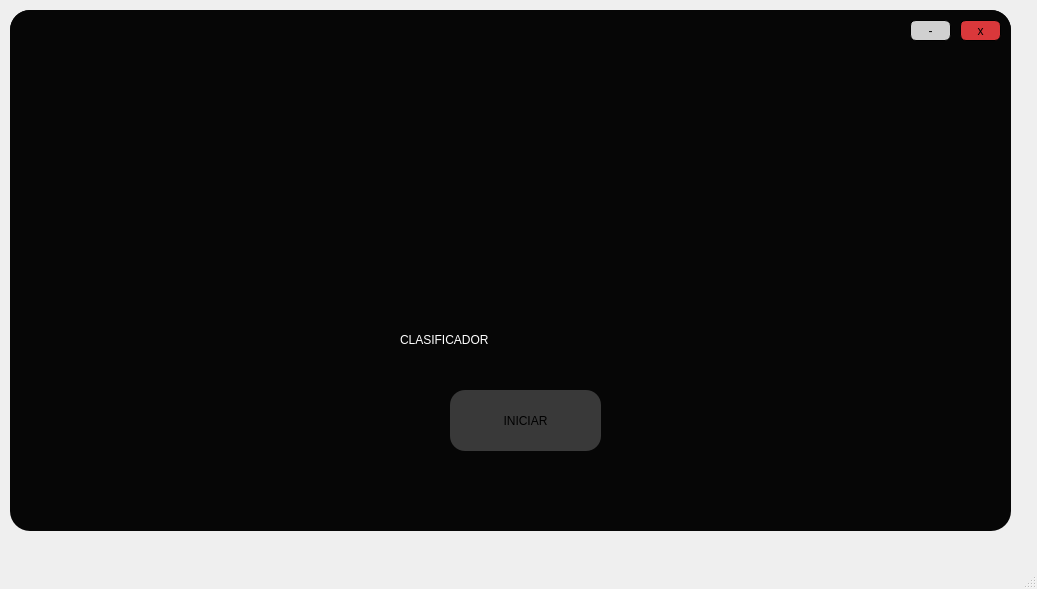
<?xml version="1.0" encoding="UTF-8"?>
<ui version="4.0">
 <class>MainWindow</class>
 <widget class="QMainWindow" name="MainWindow">
  <property name="geometry">
   <rect>
    <x>0</x>
    <y>0</y>
    <width>1037</width>
    <height>589</height>
   </rect>
  </property>
  <property name="windowTitle">
   <string>MainWindow</string>
  </property>
  <widget class="QWidget" name="centralwidget">
   <widget class="QWidget" name="widget" native="true">
    <property name="geometry">
     <rect>
      <x>10</x>
      <y>10</y>
      <width>1001</width>
      <height>521</height>
     </rect>
    </property>
    <property name="cursor">
     <cursorShape>ArrowCursor</cursorShape>
    </property>
    <property name="styleSheet">
     <string notr="true">QWidget#widget{
background-color: rgb(16, 16, 16);
	background-color: rgb(6, 6, 6);
border-radius:20px;
}</string>
    </property>
    <widget class="QFrame" name="frame">
     <property name="geometry">
      <rect>
       <x>0</x>
       <y>0</y>
       <width>1001</width>
       <height>51</height>
      </rect>
     </property>
     <property name="styleSheet">
      <string notr="true">QFrame#frame{
	background-color: rgb(6, 6, 6);
border-top-left-radius:20px;
border-top-right-radius:20px;

}</string>
     </property>
     <property name="frameShape">
      <enum>QFrame::StyledPanel</enum>
     </property>
     <property name="frameShadow">
      <enum>QFrame::Raised</enum>
     </property>
     <widget class="QPushButton" name="min">
      <property name="geometry">
       <rect>
        <x>900</x>
        <y>10</y>
        <width>41</width>
        <height>21</height>
       </rect>
      </property>
      <property name="cursor">
       <cursorShape>PointingHandCursor</cursorShape>
      </property>
      <property name="styleSheet">
       <string notr="true">QPushButton#min{
	background-color: rgb(208, 208, 208);
font: 16pt &quot;MS Shell Dlg 2&quot;;
border-radius:6px;
border: 1px solid black;


}</string>
      </property>
      <property name="text">
       <string>-</string>
      </property>
     </widget>
     <widget class="QPushButton" name="cerrar">
      <property name="geometry">
       <rect>
        <x>950</x>
        <y>10</y>
        <width>41</width>
        <height>21</height>
       </rect>
      </property>
      <property name="cursor">
       <cursorShape>PointingHandCursor</cursorShape>
      </property>
      <property name="styleSheet">
       <string notr="true">QPushButton#cerrar{
background-color: rgb(218, 56, 59);
border-radius:6px;
border: 1px solid black;
font: 11pt &quot;MS Shell Dlg 2&quot;;

}</string>
      </property>
      <property name="text">
       <string>x</string>
      </property>
     </widget>
    </widget>
    <widget class="QPushButton" name="BEnviarFoto">
     <property name="geometry">
      <rect>
       <x>440</x>
       <y>380</y>
       <width>151</width>
       <height>61</height>
      </rect>
     </property>
     <property name="cursor">
      <cursorShape>PointingHandCursor</cursorShape>
     </property>
     <property name="styleSheet">
      <string notr="true">QPushButton#BEnviarFoto{
background-color: rgb(52, 107, 98);
background-color: rgb(57, 57, 57);
font: 87 10pt &quot;Arial Black&quot;;
border-radius:15px;
font: 8pt &quot;Gill Sans Ultra Bold&quot;;
color:black;
}</string>
     </property>
     <property name="text">
      <string>INICIAR</string>
     </property>
    </widget>
    <widget class="QLabel" name="label_2">
     <property name="geometry">
      <rect>
       <x>390</x>
       <y>320</y>
       <width>311</width>
       <height>20</height>
      </rect>
     </property>
     <property name="styleSheet">
      <string notr="true">font: 14pt &quot;Lucida Console&quot;;
color:white;
font: 90 20pt &quot;Rockwell Extra Bold&quot;;</string>
     </property>
     <property name="text">
      <string>CLASIFICADOR</string>
     </property>
    </widget>
    <widget class="QLabel" name="label_3">
     <property name="geometry">
      <rect>
       <x>393</x>
       <y>110</y>
       <width>231</width>
       <height>241</height>
      </rect>
     </property>
     <property name="styleSheet">
      <string notr="true">
border-image: url(:/prefijoNuevo/Icono youtube.png);</string>
     </property>
     <property name="text">
      <string/>
     </property>
    </widget>
   </widget>
  </widget>
  <widget class="QStatusBar" name="statusbar"/>
 </widget>
 <resources>
  <include location="../../../OneDrive/Escritorio/Interfaz/imagen.qrc"/>
 </resources>
 <connections/>
</ui>
